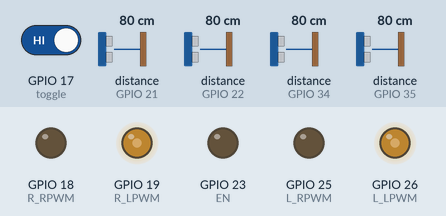
Bench run of a sketch on a simulated ESP32. Parts: output pins drawn as LEDs (lit = HIGH). Wiring (inferred from the names in the program): 4 × ultrasonic range finder: trigger GPIO 4, echo GPIO 22 / trigger GPIO 14, echo GPIO 35 / trigger GPIO 16, echo GPIO 21 / trigger GPIO 27, echo GPIO 34. The test bench sets the inputs (shaded band); at power-on: distance to the obstacle (sensors on GPIO 21, GPIO 22, GPIO 34, GPIO 35) 80 cm, GPIO 17 (toggle) HIGH. The echo pulse lasts 58.3 µs per cm; pins used as bus, display or sensor lines are not drawn; what the sketch prints to the serial monitor is not drawn.

Above: at 1.2 s.
1.3 s: distance to the obstacle (sensor on GPIO 21) set to 2 cm
At 2.5 s:
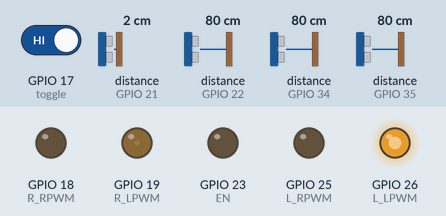
2.8 s: distance to the obstacle (sensor on GPIO 22) set to 2 cm
At 3.5 s:
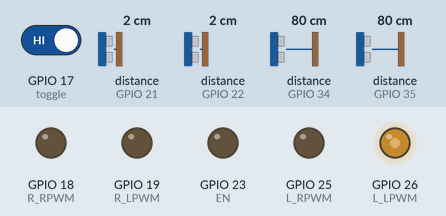
4.3 s: GPIO 17 (toggle) driven LOW
At 4.6 s:
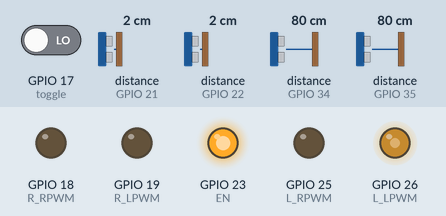
5.8 s: distance to the obstacle (sensor on GPIO 22) set to 6 cm
At 7.0 s:
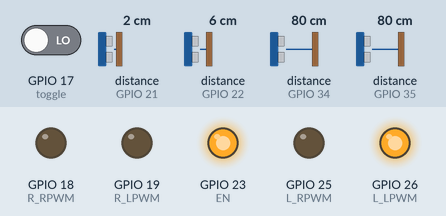
7.3 s: distance to the obstacle (sensor on GPIO 34) set to 2 cm
At 7.8 s:
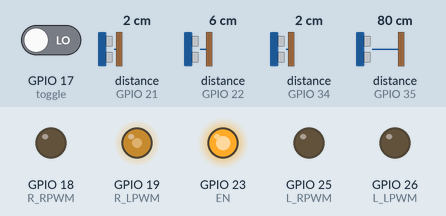
8.8 s: distance to the obstacle (sensor on GPIO 34) set to 6 cm
At 9.1 s:
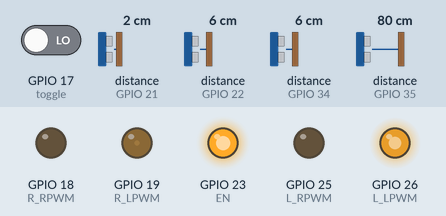
Timing chart, 0 to 11.3 s (numbered marks = the images above; inputs shaded):
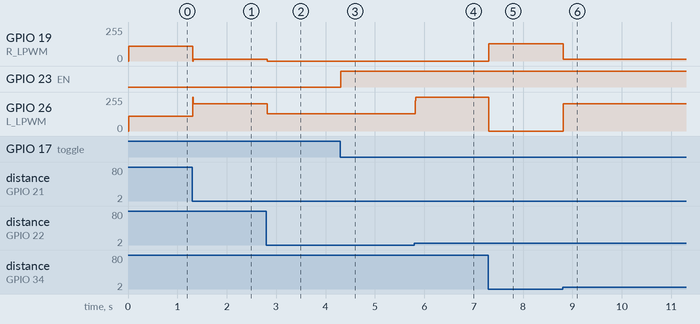

Measured:
- the behaviour switches between 4 and 5 cm on distance to the obstacle (sensor on GPIO 22) (found by bisection; images 3 and 4)
- the behaviour switches between 4 and 5 cm on distance to the obstacle (sensor on GPIO 34) (found by bisection; images 5 and 6)
- after the input at 1.3 s, GPIO 19 (R_LPWM): 110/255 → 15/255 at once; GPIO 26 (L_LPWM): 110/255 → 203/255 at once
- after the input at 2.8 s, GPIO 19 (R_LPWM): 15/255 → 0/255 at once; GPIO 26 (L_LPWM): 203/255 → 129/255 at once
- after the input at 4.3 s, GPIO 23 (EN): LOW → HIGH at once
- after the input at 5.8 s, GPIO 26 (L_LPWM): 129/255 → 255/255 at once
- after the input at 7.3 s, GPIO 19 (R_LPWM): 0/255 → 129/255 at once; GPIO 26 (L_LPWM): 255/255 → 0/255 at once
- after the input at 8.8 s, GPIO 19 (R_LPWM): 129/255 → 15/255 at once; GPIO 26 (L_LPWM): 0/255 → 203/255 at once

The sketch:

Final_STEM.ino
```cpp
// PID
volatile float Kp = 3.67, Kd = 0.185;
float derivative = 0.0;
float error, lastError, output;
unsigned long prevMillis;

volatile int baseSpeed = 110;
int leftSpeed, rightSpeed;
const float setPoint = 4;

const int toggle = 17;

const int minDist = 2;
const int maxDist = 45;

float right, left;

struct UltrasonicSensor {
  int trigPin;
  int echoPin;
  int currentDist;
  int prevDist;

  void initializePins() {
    pinMode(trigPin, OUTPUT);
    pinMode(echoPin, INPUT);
  }
};

UltrasonicSensor rightUltra, leftUltra, frontRightUltra, frontLeftUltra;

const int EN = 23;

const int L_LPWM = 26;
const int L_RPWM = 25;

const int R_LPWM = 19;
const int R_RPWM = 18;

// PWM
#define PWM_FREQ 20000
#define PWM_RES 8

void setup() {
  Serial.begin(115200);

  rightUltra.trigPin = 4;
  rightUltra.echoPin = 22;
  rightUltra.initializePins();

  frontRightUltra.trigPin = 16;
  frontRightUltra.echoPin = 21;
  frontRightUltra.initializePins();

  leftUltra.trigPin = 27;
  leftUltra.echoPin = 34;
  leftUltra.initializePins();

  frontLeftUltra.trigPin = 14;
  frontLeftUltra.echoPin = 35;
  frontLeftUltra.initializePins();

  pinMode(EN, OUTPUT);
  digitalWrite(EN, HIGH);

  ledcAttach(L_RPWM, PWM_FREQ, PWM_RES);
  ledcAttach(L_LPWM, PWM_FREQ, PWM_RES);
  ledcAttach(R_RPWM, PWM_FREQ, PWM_RES);
  ledcAttach(R_LPWM, PWM_FREQ, PWM_RES);

  pinMode(toggle, INPUT_PULLUP);
}


void loop() {
  if (!digitalRead(toggle)) digitalWrite(EN, HIGH);
  else digitalWrite(EN, LOW);

  readUltrasonic(rightUltra);
  readUltrasonic(leftUltra);
  readUltrasonic(frontRightUltra);
  readUltrasonic(frontLeftUltra);

  float rightDist = rightUltra.currentDist;
  float leftDist = leftUltra.currentDist;
  float frontRightDist = frontRightUltra.currentDist;
  float frontLeftDist = frontLeftUltra.currentDist;

  Serial.print(rightDist);
  Serial.print(", ");
  Serial.print(leftDist);
  Serial.print(", ");
  Serial.print(frontLeftDist);
  Serial.print(", ");
  Serial.println(frontRightDist);

  if (leftDist <= frontLeftDist) {
    left = leftDist;
  } else left = frontLeftDist;

  if (rightDist <= frontRightDist) right = rightDist;
  else right = frontRightDist;

  Serial.println(Kd);

  //if (leftDist == maxDist || rightDist == maxDist ) {
    //error = frontLeftDist - frontRightDist;
  //} else {
    error = (leftDist - rightDist) * 0.4 + (frontLeftDist - frontRightDist) * 0.6;
  //}
  //error = left - right;
  //error = frontLeftDist - frontRightDist ;
  output = PID(error);

    if ( rightDist <= 4.5) {
    rightSpeed = 0;
    leftSpeed = 130 ;
    //Serial.println("close right");
  } else if (leftDist <= 4.5) {
    rightSpeed = 130;
    leftSpeed = 0;
    //Serial.println("close left");
  } else {
    leftSpeed = baseSpeed + output;
    rightSpeed = baseSpeed - output;
    //Serial.println("mid");
  }
  //leftSpeed = baseSpeed + output;
  //rightSpeed = baseSpeed - output;
  leftSpeed = constrain(leftSpeed, 0, 255);
  rightSpeed = constrain(rightSpeed, 0, 255);

  ledcWrite(L_LPWM, leftSpeed);
  ledcWrite(L_RPWM, 0);

  ledcWrite(R_LPWM, rightSpeed);
  ledcWrite(R_RPWM, 0);
}

void readUltrasonic(UltrasonicSensor &s) {
  digitalWrite(s.trigPin, LOW);
  delayMicroseconds(2);
  digitalWrite(s.trigPin, HIGH);
  delayMicroseconds(10);
  digitalWrite(s.trigPin, LOW);

  long duration = pulseIn(s.echoPin, HIGH, 3500);
  float rawDist = (duration == 0) ? maxDist : (duration * 0.0343 / 2);

  //float distance = (rawDist * 0.7) + (s.prevDist * 0.3);

  s.prevDist = rawDist;
  s.currentDist = rawDist;
}

float PID(float e) {
  unsigned long currentMillis = millis();
  float dt = (currentMillis - prevMillis) / 1000.0;

  derivative = (error - lastError) / dt;

  lastError = e;
  prevMillis = currentMillis;

  return Kp * e + Kd * derivative;
}
```
